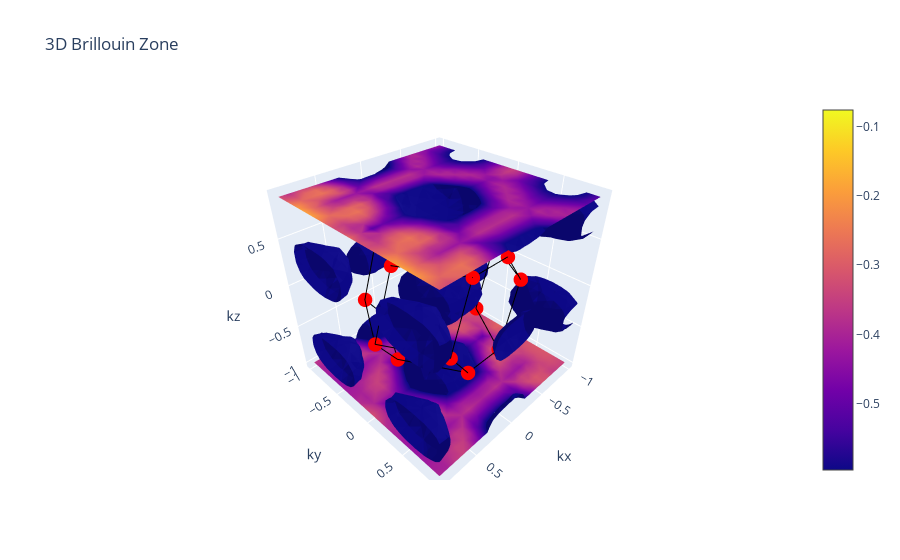

The notebook cell this image was saved under:
### Code cell
vv = bsup[1]
fig = go.Figure()

fig = go.Figure(data=go.Isosurface(
    x=kx_cart,
    y=ky_cart,
    z=kz_cart,
    value=vv,
    isomin=0.7*min(vv),
    isomax=0.7*max(vv),
    # surface_count=5, # number of isosurfaces, 2 by default: only min and max
    caps=dict(x_show=False, y_show=False)
    ))

vertices, ridges, _ = get_brillouin_zone_3d(calc.bcell/ (2. * np.pi / acell))

# Plot vertices
fig.add_trace(go.Scatter3d(
    x=vertices[:, 0], y=vertices[:, 1], z=vertices[:, 2],
    mode='markers',
    marker=dict(size=5, color='red'),
    name='Vertices',
    showlegend=False
))

# Plot edges
for ridge in ridges:
    # points = vertices[ridge]

    fig.add_trace(go.Scatter3d(
        x=ridge[:, 0], y=ridge[:, 1], z=ridge[:, 2],
        mode='lines',
        line=dict(color='black', width=2),
        name='Edges',
    showlegend=False
    ))

# Show figure
fig.update_layout(
    title='3D Brillouin Zone',
    scene=dict(
        xaxis_title='kx',
        yaxis_title='ky',
        zaxis_title='kz'
    )
)

fig.show()


# contour_trace = go.Contour(
#     z=z,
#     x=kx,
#     y=ky,
#     contours=dict(
#         start=0,
#         end=0,
#         size=0.1,
#         coloring='lines'
#     ),
#     showscale=False,
#     line=dict(width=2)
# )
# fig.add_trace(contour_trace)

### Figure 1 — Plotly figure (JSON) as saved in the notebook; plotly's stock layout.template omitted (floating-point values rounded to 4 significant figures; data arrays with more than 128 entries replaced by an {"elided": "..."} marker saying what was removed)
{"data": [{"caps": {"x": {"show": false}, "y": {"show": false}}, "isomax": -0.0765, "isomin": -0.5947, "type": "isosurface", "value": {"elided": "8000 float values"}, "x": {"elided": "8000 float values"}, "y": {"elided": "8000 float values"}, "z": {"elided": "8000 float values"}}, {"marker": {"color": "red", "size": 5}, "mode": "markers", "name": "Vertices", "showlegend": false, "type": "scatter3d", "x": [0.4493, 0.2174, -0.2174, 0.5507, 0.7826, -0.5507, 0.5507, 0.2174, 0.4493, 0.2174, 0.2174, -0.2174, -0.4493, -0.2174, -0.4493, -0.5507, -0.7826, -0.2174], "y": [-0.5774, -0.5774, -0.5774, 0, -4.678e-17, 0, -1.403e-16, -0.5774, 0.5774, 0.5774, 0.5774, 0.5774, 0.5774, 0.5774, -0.5774, 0, 0, -0.5774], "z": [-0.1794, -0.5139, -0.5139, -0.5139, -0.1794, -0.5139, 0.5139, 0.5139, -0.1794, 0.5139, -0.5139, -0.5139, 0.1794, 0.5139, 0.1794, 0.5139, 0.1794, 0.5139]}, {"line": {"color": "black", "width": 2}, "mode": "lines", "name": "Edges", "showlegend": false, "type": "scatter3d", "x": [0.7826, 0.4493, 0.2174, 0.5507, 0.7826], "y": [-4.678e-17, -0.5774, -0.5774, 0, -4.678e-17], "z": [-0.1794, -0.1794, -0.5139, -0.5139, -0.1794]}, {"line": {"color": "black", "width": 2}, "mode": "lines", "name": "Edges", "showlegend": false, "type": "scatter3d", "x": [0.2174, -0.2174, -0.5507, -0.2174, 0.2174, 0.5507, 0.2174], "y": [-0.5774, -0.5774, 0, 0.5774, 0.5774, 0, -0.5774], "z": [-0.5139, -0.5139, -0.5139, -0.5139, -0.5139, -0.5139, -0.5139]}, {"line": {"color": "black", "width": 2}, "mode": "lines", "name": "Edges", "showlegend": false, "type": "scatter3d", "x": [0.7826, 0.5507, 0.2174, 0.4493, 0.7826], "y": [-4.678e-17, -1.403e-16, 0.5774, 0.5774, -4.678e-17], "z": [-0.1794, 0.5139, 0.5139, -0.1794, -0.1794]}, {"line": {"color": "black", "width": 2}, "mode": "lines", "name": "Edges", "showlegend": false, "type": "scatter3d", "x": [0.7826, 0.4493, 0.2174, 0.5507, 0.7826], "y": [-4.678e-17, -0.5774, -0.5774, -1.403e-16, -4.678e-17], "z": [-0.1794, -0.1794, 0.5139, 0.5139, -0.1794]}, {"line": {"color": "black", "width": 2}, "mode": "lines", "name": "Edges", "showlegend": false, "type": "scatter3d", "x": [0.7826, 0.4493, 0.2174, 0.5507, 0.7826], "y": [-4.678e-17, 0.5774, 0.5774, 0, -4.678e-17], "z": [-0.1794, -0.1794, -0.5139, -0.5139, -0.1794]}, {"line": {"color": "black", "width": 2}, "mode": "lines", "name": "Edges", "showlegend": false, "type": "scatter3d", "x": [0.4493, 0.2174, -0.2174, -0.4493, -0.2174, 0.2174, 0.4493], "y": [0.5774, 0.5774, 0.5774, 0.5774, 0.5774, 0.5774, 0.5774], "z": [-0.1794, 0.5139, 0.5139, 0.1794, -0.5139, -0.5139, -0.1794]}, {"line": {"color": "black", "width": 2}, "mode": "lines", "name": "Edges", "showlegend": false, "type": "scatter3d", "x": [-0.7826, -0.5507, -0.2174, -0.4493, -0.7826], "y": [0, 0, -0.5774, -0.5774, 0], "z": [0.1794, 0.5139, 0.5139, 0.1794, 0.1794]}, {"line": {"color": "black", "width": 2}, "mode": "lines", "name": "Edges", "showlegend": false, "type": "scatter3d", "x": [0.4493, 0.2174, -0.2174, -0.4493, -0.2174, 0.2174, 0.4493], "y": [-0.5774, -0.5774, -0.5774, -0.5774, -0.5774, -0.5774, -0.5774], "z": [-0.1794, 0.5139, 0.5139, 0.1794, -0.5139, -0.5139, -0.1794]}, {"line": {"color": "black", "width": 2}, "mode": "lines", "name": "Edges", "showlegend": false, "type": "scatter3d", "x": [-0.2174, -0.4493, -0.7826, -0.5507, -0.2174], "y": [-0.5774, -0.5774, 0, 0, -0.5774], "z": [-0.5139, 0.1794, 0.1794, -0.5139, -0.5139]}, {"line": {"color": "black", "width": 2}, "mode": "lines", "name": "Edges", "showlegend": false, "type": "scatter3d", "x": [0.2174, -0.2174, -0.5507, -0.2174, 0.2174, 0.5507, 0.2174], "y": [-0.5774, -0.5774, 0, 0.5774, 0.5774, -1.403e-16, -0.5774], "z": [0.5139, 0.5139, 0.5139, 0.5139, 0.5139, 0.5139, 0.5139]}, {"line": {"color": "black", "width": 2}, "mode": "lines", "name": "Edges", "showlegend": false, "type": "scatter3d", "x": [-0.4493, -0.7826, -0.5507, -0.2174, -0.4493], "y": [0.5774, 0, 0, 0.5774, 0.5774], "z": [0.1794, 0.1794, 0.5139, 0.5139, 0.1794]}, {"line": {"color": "black", "width": 2}, "mode": "lines", "name": "Edges", "showlegend": false, "type": "scatter3d", "x": [-0.2174, -0.5507, -0.7826, -0.4493, -0.2174], "y": [0.5774, 0, 0, 0.5774, 0.5774], "z": [-0.5139, -0.5139, 0.1794, 0.1794, -0.5139]}], "layout": {"scene": {"xaxis": {"title": {"text": "kx"}}, "yaxis": {"title": {"text": "ky"}}, "zaxis": {"title": {"text": "kz"}}}, "title": {"text": "3D Brillouin Zone"}}}
